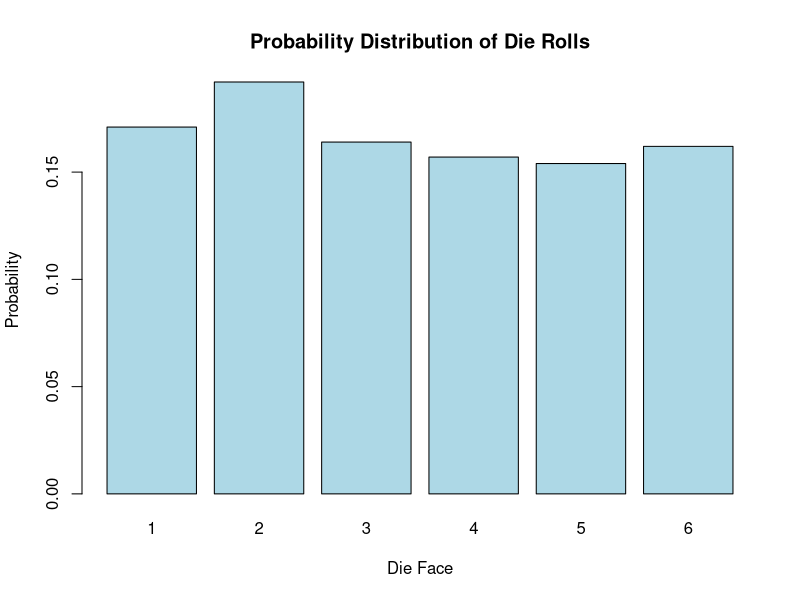

Recreate this plot in R.
## ---- chunk 1
knitr::opts_chunk$set(echo = TRUE)
## ---- chunk 2
# Set a seed for reproducibility
set.seed(42)

# Define a sample space (e.g., a deck of cards)
sample_space <- c("Hearts", "Diamonds", "Clubs", "Spades")

# Calculate the probability of drawing a Heart from the sample space
probability_heart <- sum(sample_space == "Hearts") / length(sample_space)

cat("Probability of drawing a Heart:", probability_heart, "\n")
## ---- chunk 3
# Simulate a random event (e.g., coin toss)
coin_toss <- sample(c("Heads", "Tails"), size = 1)

cat("Result of a random coin toss:", coin_toss, "\n")
## ---- chunk 4
# Simulate rolling a six-sided die
die_roll <- sample(1:6, size = 1)

cat("Result of rolling a die:", die_roll, "\n")
## ---- chunk 5
# Simulate multiple die rolls and visualize the probability distribution
num_rolls <- 1000
die_rolls <- sample(1:6, size = num_rolls, replace = TRUE)

# Calculate the relative frequencies for each outcome
relative_frequencies <- table(die_rolls) / num_rolls
relative_frequencies

# Calculate the probability of rolling a 3
probability_roll_3 <- relative_frequencies[3]

cat("Probability of rolling a 3:", probability_roll_3, "\n")
## ---- chunk 6
# Visualize the probability distribution with a bar plot
barplot(relative_frequencies, main = "Probability Distribution of Die Rolls",
        xlab = "Die Face", ylab = "Probability", col = "lightblue")
## ---- chunk 7
n <- 5
factorial_result <- factorial(n)
cat("Factorial of", n, "is", factorial_result, "\n")
## ---- chunk 8
library(gtools)
permutations(3, 2)
## ---- chunk 9
library(gtools)
nrow(permutations(3,2))
## ---- chunk 10
all_phone_numbers <- permutations(10, 7, v = 0:9) # Use digits 0, 1, ..., 9 
n <- nrow(all_phone_numbers)
cat("total number of phone numbers n = ", n, "\n")
print("Randomly sample 5 phone numbers:")
# Randomly sample 5 phone numbers
index <- sample(n, 5)
all_phone_numbers[index,]
## ---- chunk 11
combinations(3,2)
## ---- chunk 12
nrow(combinations(3,2))
## ---- chunk 13
# Function to calculate permutation (nPr)
nPr <- function(n, r) {
  if (n < r) {
    return(0)
  } else {
    return(factorial(n) / factorial(n - r))
  }
}
nPr(3,2)
# Function to calculate combination (nCr)
nCr <- function(n, r) {
  if (n < r) {
    return(0)
  } else {
    return(factorial(n) / (factorial(r) * factorial(n - r)))
  }
}
nCr(3,2)
